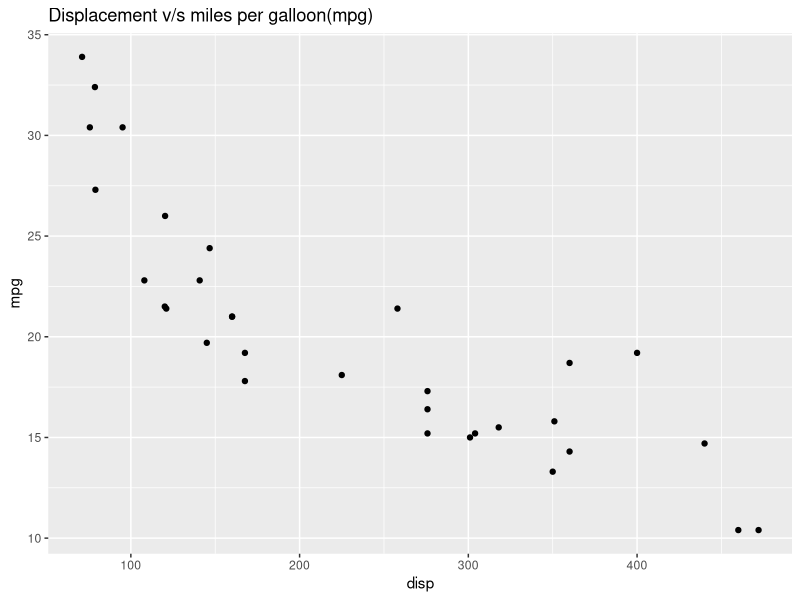
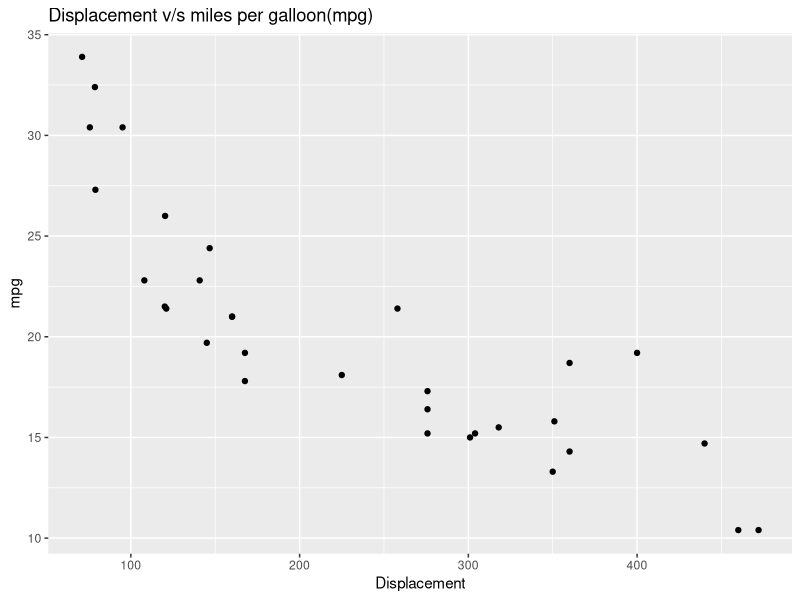
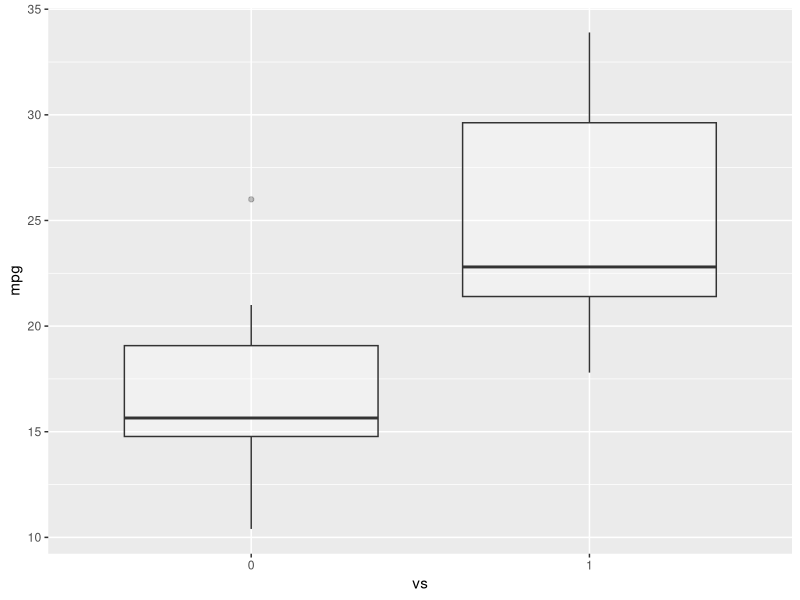
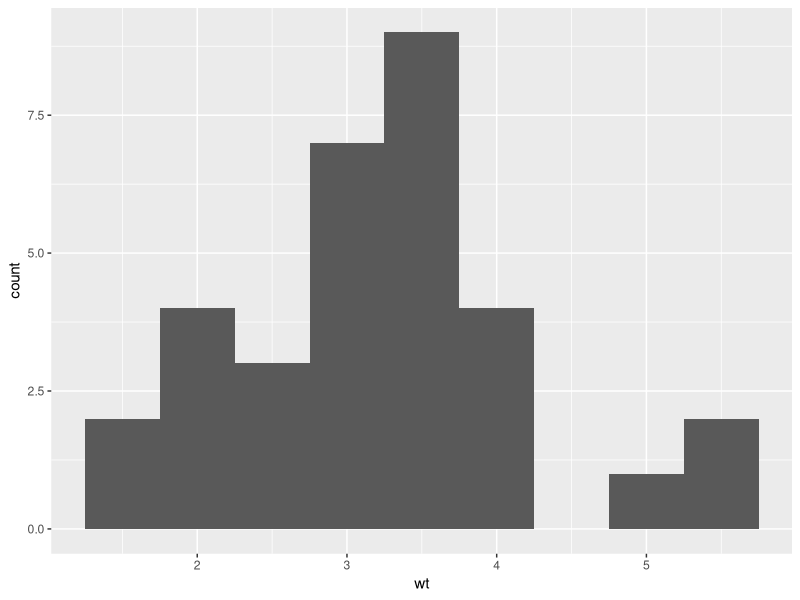

Generate these figures, in order, with R:
print("Creating Visualisation using ggplot")

library(datasets)
data(mtcars)
head(mtcars, 5)

?mtcars #gives help/info about a datasets using with ?mtcars 
?iris


library(ggplot2)
ggplot(aes(x=disp,y=mpg,),data=mtcars)+geom_point() + ggtitle("Displacement v/s miles per galloon(mpg)")

ggplot(aes(x=disp,y=mpg,),data=mtcars)+geom_point() + ggtitle("Displacement v/s miles per galloon(mpg)")+labs(x = "Displacement", y = "mpg")


mtcars$vs <- as.factor(mtcars$vs)
ggplot(aes(x = vs, y = mpg), data = mtcars) + geom_boxplot(alpha = 0.3)+theme(legend.position = "none")

ggplot(aes(x = wt), data = mtcars) + geom_histogram(binwidth = 0.5)
